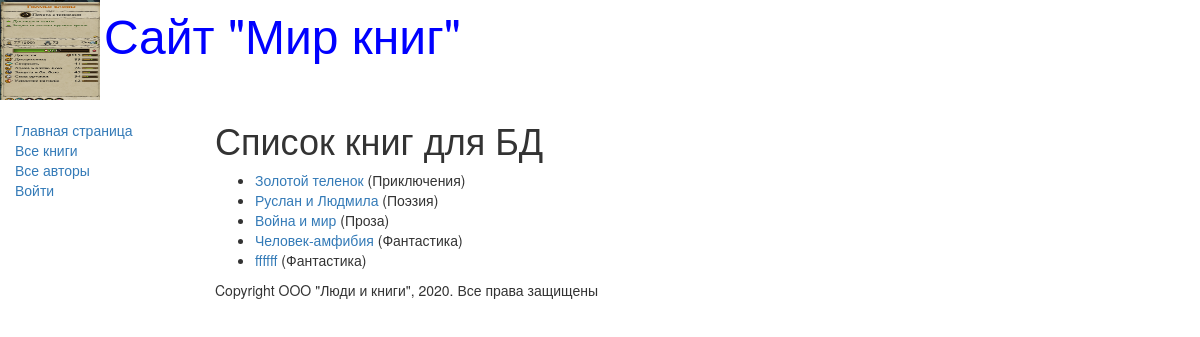
Before: /catalog/books/ with the older database file.
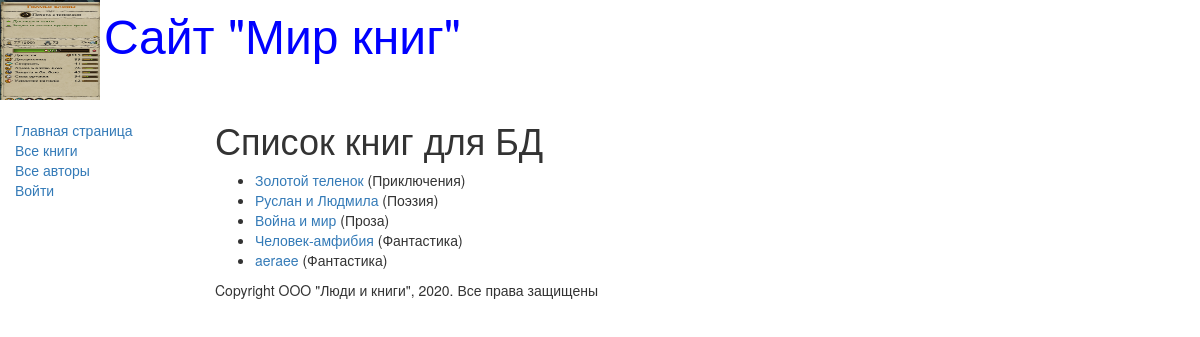
After: the same page with the newer database file.
### catalog/models.py (models this page shows, shortened)
class Book(models.Model):
    title = models.CharField(max_length=200,
                             help_text='Введите названия книги',
                             verbose_name='Название книги')
    genre = models.ForeignKey('Genre', on_delete=models.CASCADE,
                              help_text='Выберите жанр книги',
                              verbose_name='Жанр книги', null=True)
    language = models.ForeignKey('Language', on_delete=models.CASCADE,
                                 help_text='Выберите язык книги',
                                 verbose_name='Язык книги', null=True)
    author = models.ManyToManyField('Author',
                                    help_text='Выберите автора книги',
                                    verbose_name='Автор книги')
    summary = models.TextField(max_length=1000,
                               help_text='Введите краткое описание книги',
                               verbose_name='Аннотация книг')
    isbn = models.CharField(max_length=13,
                            help_text='Должно содержать 13 символов',
                            verbose_name='ISBN книги')
    def display_author(self):
        return ", ".join([author.last_name for author in self.author.all()])
    display_author.short_description = 'Авторы'

class Genre(models.Model):
    name = models.CharField(max_length=200,
                            help_text='Введите жанр книги',
                            verbose_name='Жанр книги')
    def __str__(self):
        return self.name

### catalog/views.py (the view)
# urls.py: path('books/', BookListView.as_view(), name='books'),
class BookListView(APIView):
    renderer_classes = [TemplateHTMLRenderer]
    template_name = 'book_list.html'
    def get(self, request):
        book_list = Book.objects.all()
        return Response({'book_list': BookListSerializers(book_list, many=True).data})

### catalog/templates/book_list.html
{% extends "base_generic.html" %}
{% block content %}
    <h1>Список книг для БД</h1>
    {% if book_list %}
    <ul>
      {% for book in book_list %}
        <li>
          <a href="{% url 'catalog:book-detail' book.id %}">
              {{ book.title }}</a>
             ({{book.genre}})
        </li>
      {% endfor %}
    </ul>
    {% else %}
      <p>В базе данных нет книг</p>
    {% endif %}
{% endblock %}

### catalog/templates/base_generic.html (shortened to what this page needs)
<!DOCTYPE html>
<html lang="en">
<head>
    <link rel="stylesheet"
          href="https://maxcdn.bootstrapcdn.com/bootstrap/3.3.7/css/bootstrap.min.css">
    {% load static %}
    <link rel="stylesheet" href="{% static 'css/styles.css' %}">
    {% block head %}
        <img src="{% static 'images/logotip.jpg' %}" style="width:100px; height:100px;" align="absmiddle">
        <font size=7, color="blue">Сайт "Мир книг"</font>
    {% endblock %}
</head>
<body>
    <div class="container-fluid">
        <div class="row">
            <div class="col-sm-2">
            {% block sidebar %}
            <ul class="sidebar-nav">
                <li><a href="{% url 'catalog:index' %}">Главная страница</a></li>
                <li><a href="{% url 'catalog:books' %}">Все книги</a></li>
                <li><a href="{% url 'catalog:authors' %}">Все авторы</a></li>
                {% if user.is_authenticated %}
                    <li>Привет, {{ user.username }}!</li>
                    <li>
                        <form method="post" action="{% url 'catalog:logout' %}">
                            {% csrf_token %}
                            <button type="submit" class="btn btn-link">Выйти</button>
                        </form>
                    </li>
                {% else %}
                    <li><a href="{% url 'catalog:login' %}">Войти</a></li>
                {% endif %}
            </ul>
            {% endblock %}
            </div>
            <div class="col-sm-10">
            {% block content %} {% endblock %}
            {% block footer %}
                {% block copyright %}
                <p>Copyright OOO "Люди и книги", 2020. Все права защищены</p>
                {% endblock %}
            {% endblock %}
            </div>
        </div>
    </div>
</body>
</html>

### catalog/static/CSS/styles.css (style rules this page uses)
.sidebar-nav { margin-top: 20px; padding: 0; list-style: none; }

Changed rows visible on the page:
removed Book: title "ffffff"
added Book: title "aeraee"
Other visible differences:
new list line: "Фантастика"
list line gone: "Фантастика"
